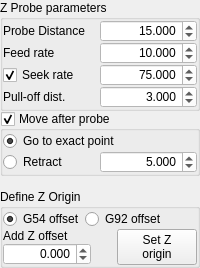
        <widget class="QWidget" name="widget" native="true">
         <layout class="QVBoxLayout" name="verticalLayout_7">
          <property name="spacing">
           <number>0</number>
          </property>
          <property name="leftMargin">
           <number>0</number>
          </property>
          <property name="topMargin">
           <number>0</number>
          </property>
          <property name="rightMargin">
           <number>0</number>
          </property>
          <property name="bottomMargin">
           <number>0</number>
          </property>
          <item>
           <widget class="QGroupBox" name="qwParamsZ">
            <property name="title">
             <string>Z Probe parameters</string>
            </property>
            <layout class="QGridLayout" name="gridLayout_7">
             <property name="leftMargin">
              <number>0</number>
             </property>
             <property name="topMargin">
              <number>0</number>
             </property>
             <property name="rightMargin">
              <number>0</number>
             </property>
             <property name="bottomMargin">
              <number>0</number>
             </property>
             <property name="spacing">
              <number>0</number>
             </property>
             <item row="0" column="0">
              <widget class="QLabel" name="label_10">
               <property name="toolTip">
                <string>&lt;html&gt;&lt;head/&gt;&lt;body&gt;&lt;p&gt;Relative Z distance to the destination point that the probe will move towards, starting from the current location.&lt;/p&gt;&lt;/body&gt;&lt;/html&gt;</string>
               </property>
               <property name="text">
                <string>Probe Distance</string>
               </property>
              </widget>
             </item>
             <item row="0" column="1">
              <widget class="QDoubleSpinBox" name="dsbDistanceZ">
               <property name="maximumSize">
                <size>
                 <width>16777215</width>
                 <height>23</height>
                </size>
               </property>
               <property name="toolTip">
                <string>&lt;html&gt;&lt;head/&gt;&lt;body&gt;&lt;p&gt;Relative Z distance to the destination point that the probe will move towards, starting from the current location.&lt;/p&gt;&lt;/body&gt;&lt;/html&gt;</string>
               </property>
               <property name="styleSheet">
                <string notr="true">background: palette(Base)</string>
               </property>
               <property name="alignment">
                <set>Qt::AlignRight|Qt::AlignTrailing|Qt::AlignVCenter</set>
               </property>
               <property name="decimals">
                <number>3</number>
               </property>
               <property name="minimum">
                <double>0.000000000000000</double>
               </property>
               <property name="maximum">
                <double>10000.000000000000000</double>
               </property>
               <property name="singleStep">
                <double>0.100000000000000</double>
               </property>
               <property name="value">
                <double>15.000000000000000</double>
               </property>
              </widget>
             </item>
             <item row="1" column="0">
              <widget class="QLabel" name="label_11">
               <property name="toolTip">
                <string>Feed rate to slowly engage probe to determine its location accurately.</string>
               </property>
               <property name="text">
                <string>Feed rate</string>
               </property>
              </widget>
             </item>
             <item row="1" column="1">
              <widget class="QDoubleSpinBox" name="dsbFeedRateZ">
               <property name="maximumSize">
                <size>
                 <width>16777215</width>
                 <height>23</height>
                </size>
               </property>
               <property name="toolTip">
                <string>Feed rate to slowly engage probe to determine its location accurately.</string>
               </property>
               <property name="styleSheet">
                <string notr="true">background: palette(Base)</string>
               </property>
               <property name="alignment">
                <set>Qt::AlignRight|Qt::AlignTrailing|Qt::AlignVCenter</set>
               </property>
               <property name="decimals">
                <number>3</number>
               </property>
               <property name="minimum">
                <double>0.000000000000000</double>
               </property>
               <property name="maximum">
                <double>10000.000000000000000</double>
               </property>
               <property name="singleStep">
                <double>0.100000000000000</double>
               </property>
               <property name="value">
                <double>10.000000000000000</double>
               </property>
              </widget>
             </item>
             <item row="2" column="0">
              <widget class="QCheckBox" name="chkSeekZ">
               <property name="toolTip">
                <string>Seek rate to quickly probe before the slower locating phase.
Need to define non nul probe pull-off distance.</string>
               </property>
               <property name="text">
                <string>Seek rate</string>
               </property>
               <property name="checked">
                <bool>true</bool>
               </property>
              </widget>
             </item>
             <item row="2" column="1">
              <widget class="QDoubleSpinBox" name="dbsSeekRateZ">
               <property name="maximumSize">
                <size>
                 <width>16777215</width>
                 <height>23</height>
                </size>
               </property>
               <property name="toolTip">
                <string>Seek rate to quickly probe before the slower locating phase.
Need to define non nul probe pull-off distance.</string>
               </property>
               <property name="styleSheet">
                <string notr="true">background: palette(Base)</string>
               </property>
               <property name="alignment">
                <set>Qt::AlignRight|Qt::AlignTrailing|Qt::AlignVCenter</set>
               </property>
               <property name="decimals">
                <number>3</number>
               </property>
               <property name="minimum">
                <double>0.000000000000000</double>
               </property>
               <property name="maximum">
                <double>10000.000000000000000</double>
               </property>
               <property name="singleStep">
                <double>0.100000000000000</double>
               </property>
               <property name="value">
                <double>75.000000000000000</double>
               </property>
              </widget>
             </item>
             <item row="3" column="0">
              <widget class="QLabel" name="lblPullOffZ">
               <property name="enabled">
                <bool>true</bool>
               </property>
               <property name="toolTip">
                <string>&lt;html&gt;&lt;head/&gt;&lt;body&gt;&lt;p&gt;Relative retract distance after triggering probe to disengage it. Probing will fail if switch isn't cleared.&lt;/p&gt;&lt;/body&gt;&lt;/html&gt;</string>
               </property>
               <property name="text">
                <string>Pull-off dist.</string>
               </property>
              </widget>
             </item>
             <item row="3" column="1">
              <widget class="QDoubleSpinBox" name="dsbPullOffZ">
               <property name="maximumSize">
                <size>
                 <width>16777215</width>
                 <height>23</height>
                </size>
               </property>
               <property name="toolTip">
                <string>&lt;html&gt;&lt;head/&gt;&lt;body&gt;&lt;p&gt;Relative retract distance after triggering probe to disengage it. Probing will fail if switch isn't cleared.&lt;/p&gt;&lt;/body&gt;&lt;/html&gt;</string>
               </property>
               <property name="styleSheet">
                <string notr="true">background: palette(Base)</string>
               </property>
               <property name="alignment">
                <set>Qt::AlignRight|Qt::AlignTrailing|Qt::AlignVCenter</set>
               </property>
               <property name="decimals">
                <number>3</number>
               </property>
               <property name="minimum">
                <double>0.000000000000000</double>
               </property>
               <property name="maximum">
                <double>10000.000000000000000</double>
               </property>
               <property name="singleStep">
                <double>0.100000000000000</double>
               </property>
               <property name="value">
                <double>3.000000000000000</double>
               </property>
              </widget>
             </item>
            </layout>
           </widget>
          </item>
          <item>
           <widget class="QGroupBox" name="gbMoveAfterZ">
            <property name="title">
             <string>Move after probe</string>
            </property>
            <property name="checkable">
             <bool>true</bool>
            </property>
            <layout class="QGridLayout" name="gridLayout_11">
             <property name="leftMargin">
              <number>0</number>
             </property>
             <property name="topMargin">
              <number>0</number>
             </property>
             <property name="rightMargin">
              <number>0</number>
             </property>
             <property name="bottomMargin">
              <number>0</number>
             </property>
             <property name="spacing">
              <number>0</number>
             </property>
             <item row="1" column="0">
              <widget class="QRadioButton" name="rbtRetractAfterZ">
               <property name="toolTip">
                <string>Add retract travel after probing.</string>
               </property>
               <property name="text">
                <string>Retract</string>
               </property>
              </widget>
             </item>
             <item row="1" column="1">
              <widget class="QDoubleSpinBox" name="dsbRetractZ">
               <property name="maximumSize">
                <size>
                 <width>16777215</width>
                 <height>23</height>
                </size>
               </property>
               <property name="toolTip">
                <string>Define the retract distance after probing.</string>
               </property>
               <property name="styleSheet">
                <string notr="true">background: palette(Base)</string>
               </property>
               <property name="alignment">
                <set>Qt::AlignRight|Qt::AlignTrailing|Qt::AlignVCenter</set>
               </property>
               <property name="decimals">
                <number>3</number>
               </property>
               <property name="minimum">
                <double>0.000000000000000</double>
               </property>
               <property name="maximum">
                <double>10000.000000000000000</double>
               </property>
               <property name="singleStep">
                <double>0.100000000000000</double>
               </property>
               <property name="value">
                <double>5.000000000000000</double>
               </property>
              </widget>
             </item>
             <item row="0" column="0" colspan="2">
              <widget class="QRadioButton" name="rbtMove2PointAfterZ">
               <property name="toolTip">
                <string>Go to exact probe point coordinate to correct overshooting of point due to the deceleration planning.</string>
               </property>
               <property name="text">
                <string>Go to exact point</string>
               </property>
               <property name="checked">
                <bool>true</bool>
               </property>
              </widget>
             </item>
            </layout>
           </widget>
          </item>
          <item>
           <spacer name="verticalSpacer_12">
            <property name="orientation">
             <enum>Qt::Vertical</enum>
            </property>
            <property name="sizeHint" stdset="0">
             <size>
              <width>20</width>
              <height>13</height>
             </size>
            </property>
           </spacer>
          </item>
          <item>
           <widget class="QGroupBox" name="gbDefineOriginZ">
            <property name="title">
             <string>Define Z Origin</string>
            </property>
            <layout class="QGridLayout" name="gridLayout_16">
             <property name="leftMargin">
              <number>0</number>
             </property>
             <property name="topMargin">
              <number>0</number>
             </property>
             <property name="rightMargin">
              <number>0</number>
             </property>
             <property name="bottomMargin">
              <number>0</number>
             </property>
             <property name="spacing">
              <number>0</number>
             </property>
             <item row="0" column="0">
              <widget class="QRadioButton" name="rbtDefineOriginZ_G54">
               <property name="text">
                <string>G54 offset</string>
               </property>
               <property name="checked">
                <bool>true</bool>
               </property>
              </widget>
             </item>
             <item row="0" column="1" colspan="3">
              <widget class="QRadioButton" name="rbtDefineOriginZ_G92">
               <property name="styleSheet">
                <string notr="true"/>
               </property>
               <property name="text">
                <string>G92 offset</string>
               </property>
              </widget>
             </item>
             <item row="1" column="0">
              <widget class="QLabel" name="label_25">
               <property name="toolTip">
                <string>Add or subtract Z offset to the probed point for the Z origin definition.</string>
               </property>
               <property name="text">
                <string>Add Z offset</string>
               </property>
              </widget>
             </item>
             <item row="1" column="2" rowspan="2">
              <spacer name="horizontalSpacer_25">
               <property name="orientation">
                <enum>Qt::Horizontal</enum>
               </property>
               <property name="sizeHint" stdset="0">
                <size>
                 <width>13</width>
                 <height>20</height>
                </size>
               </property>
              </spacer>
             </item>
             <item row="1" column="3" rowspan="2">
              <widget class="QPushButton" name="btnSetOriginZ">
               <property name="enabled">
                <bool>true</bool>
               </property>
               <property name="cursor">
                <cursorShape>PointingHandCursor</cursorShape>
               </property>
               <property name="toolTip">
                <string>Define the Z origin at the coordinates of the last Z probing result,
corrected with the Z offset.</string>
               </property>
               <property name="text">
                <string>Set Z
origin</string>
               </property>
              </widget>
             </item>
             <item row="2" column="0" colspan="2">
              <widget class="QDoubleSpinBox" name="dsbOriginOffsetZ">
               <property name="maximumSize">
                <size>
                 <width>16777215</width>
                 <height>23</height>
                </size>
               </property>
               <property name="toolTip">
                <string>Add or subtract Z offset to the probed point for the Z origin definition.</string>
               </property>
               <property name="styleSheet">
                <string notr="true">background: palette(Base)</string>
               </property>
               <property name="alignment">
                <set>Qt::AlignRight|Qt::AlignTrailing|Qt::AlignVCenter</set>
               </property>
               <property name="decimals">
                <number>3</number>
               </property>
               <property name="minimum">
                <double>-10000.000000000000000</double>
               </property>
               <property name="maximum">
                <double>10000.000000000000000</double>
               </property>
               <property name="singleStep">
                <double>0.100000000000000</double>
               </property>
              </widget>
             </item>
            </layout>
           </widget>
          </item>
         </layout>
        </widget>
